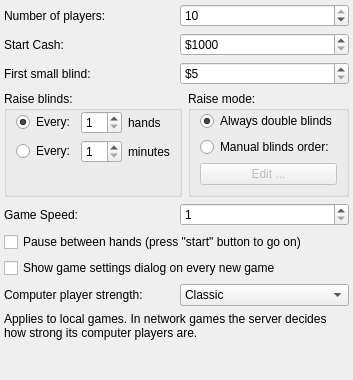
       <widget class="QWidget" name="page_2">
        <layout class="QVBoxLayout">
         <property name="leftMargin">
          <number>4</number>
         </property>
         <property name="topMargin">
          <number>4</number>
         </property>
         <property name="rightMargin">
          <number>4</number>
         </property>
         <property name="bottomMargin">
          <number>0</number>
         </property>
         <item>
          <layout class="QHBoxLayout">
           <item>
            <widget class="QLabel" name="label_4">
             <property name="text">
              <string>Number of players:</string>
             </property>
             <property name="buddy">
              <cstring>spinBox_quantityPlayers</cstring>
             </property>
            </widget>
           </item>
           <item>
            <widget class="QSpinBox" name="spinBox_quantityPlayers">
             <property name="minimum">
              <number>2</number>
             </property>
             <property name="maximum">
              <number>10</number>
             </property>
             <property name="value">
              <number>10</number>
             </property>
            </widget>
           </item>
          </layout>
         </item>
         <item>
          <layout class="QHBoxLayout">
           <item>
            <widget class="QLabel" name="label_2">
             <property name="text">
              <string>Start Cash:</string>
             </property>
             <property name="buddy">
              <cstring>spinBox_startCash</cstring>
             </property>
            </widget>
           </item>
           <item>
            <widget class="QSpinBox" name="spinBox_startCash">
             <property name="prefix">
              <string>$</string>
             </property>
             <property name="minimum">
              <number>1000</number>
             </property>
             <property name="maximum">
              <number>1000000</number>
             </property>
             <property name="singleStep">
              <number>50</number>
             </property>
            </widget>
           </item>
          </layout>
         </item>
         <item>
          <layout class="QHBoxLayout">
           <item>
            <widget class="QLabel" name="label_3">
             <property name="text">
              <string>First small blind:</string>
             </property>
             <property name="buddy">
              <cstring>spinBox_firstSmallBlind</cstring>
             </property>
            </widget>
           </item>
           <item>
            <widget class="QSpinBox" name="spinBox_firstSmallBlind">
             <property name="prefix">
              <string>$</string>
             </property>
             <property name="minimum">
              <number>5</number>
             </property>
             <property name="maximum">
              <number>20000</number>
             </property>
            </widget>
           </item>
          </layout>
         </item>
         <item>
          <layout class="QHBoxLayout">
           <item>
            <widget class="QGroupBox" name="groupBox_6">
             <property name="title">
              <string>Raise blinds:</string>
             </property>
             <layout class="QGridLayout">
              <property name="leftMargin">
               <number>9</number>
              </property>
              <property name="topMargin">
               <number>0</number>
              </property>
              <property name="bottomMargin">
               <number>9</number>
              </property>
              <item row="0" column="0">
               <widget class="QRadioButton" name="radioButton_raiseBlindsAtHands">
                <property name="text">
                 <string>Every:</string>
                </property>
                <property name="checked">
                 <bool>true</bool>
                </property>
               </widget>
              </item>
              <item row="0" column="1">
               <widget class="QSpinBox" name="spinBox_raiseSmallBlindEveryHands">
                <property name="minimum">
                 <number>1</number>
                </property>
               </widget>
              </item>
              <item row="0" column="2">
               <widget class="QLabel" name="label_47">
                <property name="sizePolicy">
                 <sizepolicy hsizetype="Expanding" vsizetype="Preferred">
                  <horstretch>0</horstretch>
                  <verstretch>0</verstretch>
                 </sizepolicy>
                </property>
                <property name="text">
                 <string>hands</string>
                </property>
               </widget>
              </item>
              <item row="1" column="0">
               <widget class="QRadioButton" name="radioButton_raiseBlindsAtMinutes">
                <property name="text">
                 <string>Every:</string>
                </property>
               </widget>
              </item>
              <item row="1" column="1">
               <widget class="QSpinBox" name="spinBox_raiseSmallBlindEveryMinutes">
                <property name="minimum">
                 <number>1</number>
                </property>
               </widget>
              </item>
              <item row="1" column="2">
               <widget class="QLabel" name="label_50">
                <property name="sizePolicy">
                 <sizepolicy hsizetype="Expanding" vsizetype="Preferred">
                  <horstretch>0</horstretch>
                  <verstretch>0</verstretch>
                 </sizepolicy>
                </property>
                <property name="text">
                 <string>minutes</string>
                </property>
               </widget>
              </item>
              <item row="2" column="1">
               <spacer>
                <property name="orientation">
                 <enum>Qt::Vertical</enum>
                </property>
                <property name="sizeHint" stdset="0">
                 <size>
                  <width>20</width>
                  <height>5</height>
                 </size>
                </property>
               </spacer>
              </item>
             </layout>
            </widget>
           </item>
           <item>
            <widget class="QGroupBox" name="groupBox_7">
             <property name="sizePolicy">
              <sizepolicy hsizetype="Expanding" vsizetype="Preferred">
               <horstretch>0</horstretch>
               <verstretch>0</verstretch>
              </sizepolicy>
             </property>
             <property name="title">
              <string>Raise mode:</string>
             </property>
             <layout class="QGridLayout">
              <property name="topMargin">
               <number>0</number>
              </property>
              <item row="0" column="0">
               <widget class="QRadioButton" name="radioButton_alwaysDoubleBlinds">
                <property name="text">
                 <string>Always double blinds</string>
                </property>
                <property name="checked">
                 <bool>true</bool>
                </property>
               </widget>
              </item>
              <item row="1" column="0">
               <widget class="QRadioButton" name="radioButton_manualBlindsOrder">
                <property name="text">
                 <string>Manual blinds order:</string>
                </property>
               </widget>
              </item>
              <item row="2" column="0">
               <widget class="QPushButton" name="pushButton_editManualBlindsOrder">
                <property name="enabled">
                 <bool>false</bool>
                </property>
                <property name="text">
                 <string>Edit ...</string>
                </property>
               </widget>
              </item>
             </layout>
            </widget>
           </item>
          </layout>
         </item>
         <item>
          <layout class="QHBoxLayout">
           <item>
            <widget class="QLabel" name="label">
             <property name="text">
              <string>Game Speed:</string>
             </property>
             <property name="buddy">
              <cstring>spinBox_gameSpeed</cstring>
             </property>
            </widget>
           </item>
           <item>
            <widget class="QSpinBox" name="spinBox_gameSpeed">
             <property name="minimum">
              <number>1</number>
             </property>
             <property name="maximum">
              <number>11</number>
             </property>
             <property name="singleStep">
              <number>1</number>
             </property>
            </widget>
           </item>
          </layout>
         </item>
         <item>
          <widget class="QCheckBox" name="checkBox_pauseBetweenHands">
           <property name="text">
            <string>Pause between hands (press &quot;start&quot; button to go on)</string>
           </property>
          </widget>
         </item>
         <item>
          <widget class="QCheckBox" name="checkBox_showGameSettingsDialogOnNewGame">
           <property name="text">
            <string>Show game settings dialog on every new game</string>
           </property>
          </widget>
         </item>
         <item>
          <layout class="QHBoxLayout">
           <item>
            <widget class="QLabel" name="label_botStrength">
             <property name="text">
              <string>Computer player strength:</string>
             </property>
             <property name="buddy">
              <cstring>comboBox_botStrength</cstring>
             </property>
            </widget>
           </item>
           <item>
            <widget class="QComboBox" name="comboBox_botStrength">
             <item>
              <property name="text">
               <string>Classic</string>
              </property>
             </item>
             <item>
              <property name="text">
               <string>Strong</string>
              </property>
             </item>
            </widget>
           </item>
          </layout>
         </item>
         <item>
          <widget class="QLabel" name="label_botStrengthHint">
           <property name="text">
            <string>Applies to local games. In network games the server decides how strong its computer players are.</string>
           </property>
           <property name="wordWrap">
            <bool>true</bool>
           </property>
          </widget>
         </item>
         <item>
          <spacer name="verticalSpacer_13">
           <property name="orientation">
            <enum>Qt::Vertical</enum>
           </property>
           <property name="sizeHint" stdset="0">
            <size>
             <width>20</width>
             <height>40</height>
            </size>
           </property>
          </spacer>
         </item>
        </layout>
       </widget>
